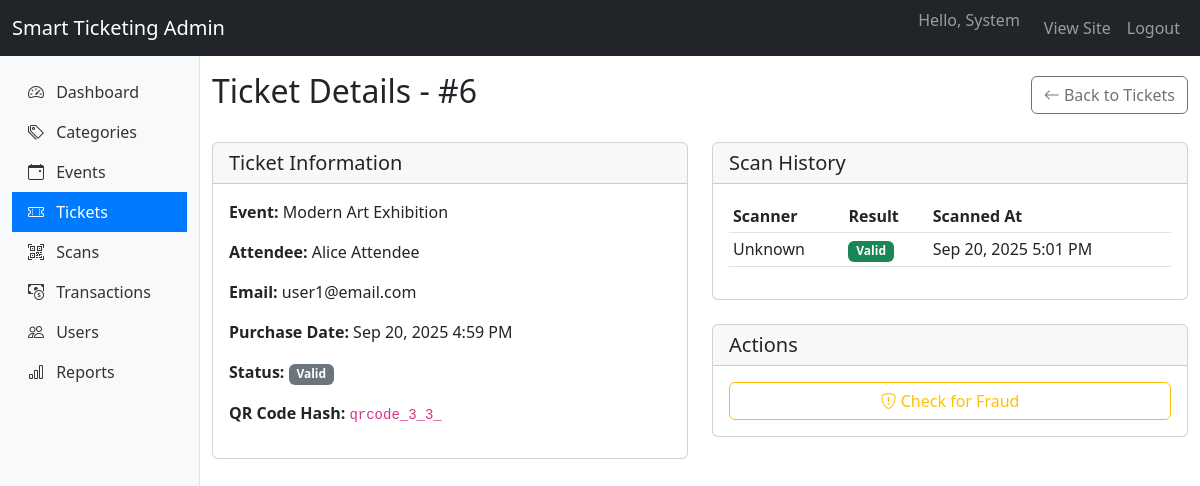
The page /admin/tickets/view/6 (signed in) on the database its author committed.
### tables this page shows
CREATE TABLE `tickets` (
  `id` int(11) NOT NULL,
  `event_id` int(11) NOT NULL,
  `user_id` int(11) NOT NULL,
  `transaction_id` int(11) DEFAULT NULL,
  `qr_code_hash` varchar(255) NOT NULL,
  `is_scanned` tinyint(1) DEFAULT 0,
  `created_at` timestamp NOT NULL DEFAULT current_timestamp()
);

CREATE TABLE `events` (
  `id` int(11) NOT NULL,
  `organizer_id` int(11) NOT NULL,
  `category_id` int(11) DEFAULT NULL,
  `title` varchar(255) NOT NULL,
  `description` text DEFAULT NULL,
  `venue` varchar(255) NOT NULL,
  `date_time` datetime NOT NULL,
  `event_image` varchar(255) DEFAULT NULL,
  `total_tickets` int(11) NOT NULL,
  `tickets_sold` int(11) DEFAULT 0,
  `price` decimal(10,2) DEFAULT 0.00,
  `status` enum('pending','approved','rejected') DEFAULT 'pending',
  `created_at` timestamp NOT NULL DEFAULT current_timestamp()
);

CREATE TABLE `users` (
  `id` int(11) NOT NULL,
  `username` varchar(50) NOT NULL,
  `email` varchar(100) NOT NULL,
  `password` varchar(255) NOT NULL,
  `role` enum('admin','organizer','attendee') DEFAULT 'attendee',
  `first_name` varchar(50) NOT NULL,
  `last_name` varchar(50) NOT NULL,
  `profile_picture` varchar(255) DEFAULT NULL,
  `created_at` timestamp NOT NULL DEFAULT current_timestamp(),
  `status` enum('active','suspended','pending') DEFAULT 'active'
);

CREATE TABLE `ticket_scans` (
  `id` int(11) NOT NULL,
  `ticket_id` int(11) NOT NULL,
  `scanned_by` int(11) NOT NULL,
  `scan_result` enum('valid','invalid','duplicate') NOT NULL,
  `scanned_at` timestamp NOT NULL DEFAULT current_timestamp()
);

### app/views/admin/tickets/view.php (the view)
<div class="d-flex justify-content-between align-items-center mb-4">
    <h2>Ticket Details - #<?= $ticket['id'] ?></h2>
    <a href="<?= BASE_URL ?>/admin/tickets" class="btn btn-outline-secondary">
        <i class="bi bi-arrow-left"></i> Back to Tickets
    </a>
</div>
<div class="row">
    <div class="col-md-6">
        <div class="card mb-4">
            <div class="card-header">
                <h5 class="mb-0">Ticket Information</h5>
            </div>
            <div class="card-body">
                <p><strong>Event:</strong> <?= htmlspecialchars($ticket['event_title']) ?></p>
                <p><strong>Attendee:</strong> <?= htmlspecialchars($ticket['first_name'] . ' ' . $ticket['last_name']) ?></p>
                <p><strong>Email:</strong> <?= htmlspecialchars($ticket['email']) ?></p>
                <p><strong>Purchase Date:</strong> <?= date('M j, Y g:i A', strtotime($ticket['created_at'])) ?></p>
                <p><strong>Status:</strong>
                    <span class="badge bg-<?= $ticket['is_scanned'] ? 'success' : 'secondary' ?>">
                        <?= $ticket['is_scanned'] ? 'Used' : 'Valid' ?>
                    </span>
                </p>
                <p><strong>QR Code Hash:</strong> <code><?= $ticket['qr_code_hash'] ?></code></p>
            </div>
        </div>
    </div>
    <div class="col-md-6">
        <div class="card mb-4">
            <div class="card-header">
                <h5 class="mb-0">Scan History</h5>
            </div>
            <div class="card-body">
                <?php if (empty($scanHistory)): ?>
                    <p class="text-muted">No scan history found.</p>
                <?php else: ?>
                    <div class="table-responsive">
                        <table class="table table-sm">
                            <thead>
                                <tr>
                                    <th>Scanner</th>
                                    <th>Result</th>
                                    <th>Scanned At</th>
                                </tr>
                            </thead>
                            <tbody>
                                <?php foreach ($scanHistory as $scan): ?>
                                    <tr>
                                        <td><?= htmlspecialchars($scan['scanner_name'] ?? 'Unknown') ?></td>
                                        <td>
                                            <span class="badge bg-<?= $scan['scan_result'] === 'valid' ? 'success' : ($scan['scan_result'] === 'duplicate' ? 'warning' : 'danger') ?>">
                                                <?= ucfirst($scan['scan_result']) ?>
                                            </span>
                                        </td>
                                        <td><?= date('M j, Y g:i A', strtotime($scan['scanned_at'])) ?></td>
                                    </tr>
                                <?php endforeach; ?>
                            </tbody>
                        </table>
                    </div>
                <?php endif; ?>
            </div>
        </div>
        <div class="card">
            <div class="card-header">
                <h5 class="mb-0">Actions</h5>
            </div>
            <div class="card-body">
                <div class="d-grid gap-2">
                    <a href="<?= BASE_URL ?>/admin/tickets/check/<?= $ticket['id'] ?>" class="btn btn-outline-warning">
                        <i class="bi bi-shield-exclamation"></i> Check for Fraud
                    </a>
                </div>
            </div>
        </div>
    </div>
</div>

### app/core/Router.php (shortened to what the rows shown need)
<?php
class Router {
    protected $routes = [
        'GET' => [],
        'POST' => []
    ];
    public function get($path, $controller)
    {
        $this->routes['GET'][$path] = $controller;
    }
    public function post($path, $controller)
    {
        $this->routes['POST'][$path] = $controller;
    }
    public function dispatch($url)
    {
        $method = $_SERVER['REQUEST_METHOD'];
        $url = trim($url, '/');
        foreach ($this->routes[$method] as $route => $controllerAction) {
            $pattern = $this->convertToRegex($route);
            if (preg_match($pattern, $url, $matches)) {
                $params = array_filter($matches, 'is_string', ARRAY_FILTER_USE_KEY);
                $this->callController($controllerAction, $params);
                return;
            }
        }
    }
    protected function convertToRegex($route) {
        $pattern = preg_replace('/\//', '\\/', $route);
        $pattern = preg_replace('/\{([a-zA-Z_][a-zA-Z0-9_]*)\}/', '(?P<$1>[^\/]+)', $pattern);
        return '/^' . $pattern . '$/i';
    }
    protected function callController($controller, $params = []) {
        [$class, $method] = explode('@', $controller);
        $class = "app\\controllers\\" . $class;
        if (class_exists($class)) {
            $controllerInstance = new $class();
            if (method_exists($controllerInstance, $method)) {
                $reflection = new \ReflectionMethod($controllerInstance, $method);
                $orderedParams = [];
                foreach ($reflection->getParameters() as $param) {
                    $paramName = $param->getName();
                    $orderedParams[] = $params[$paramName] ?? null;
                }
                call_user_func_array([$controllerInstance, $method], $orderedParams);
            } else {
                die("Method $method not found in $class");
            }
        } else {
            die("Controller $class not found");
        }
    }
}

### rows shown on the page
tickets: id "6", event.title "Modern Art Exhibition", user.last_name "Alice Attendee", user.email "user1@email.com", created_at "Sep 20, 2025 4:59 PM", qr_code_hash "qrcode_3_3_"
ticket_scans: scanner_name "Unknown", scan_result "Valid", scanned_at "Sep 20, 2025 5:01 PM"
